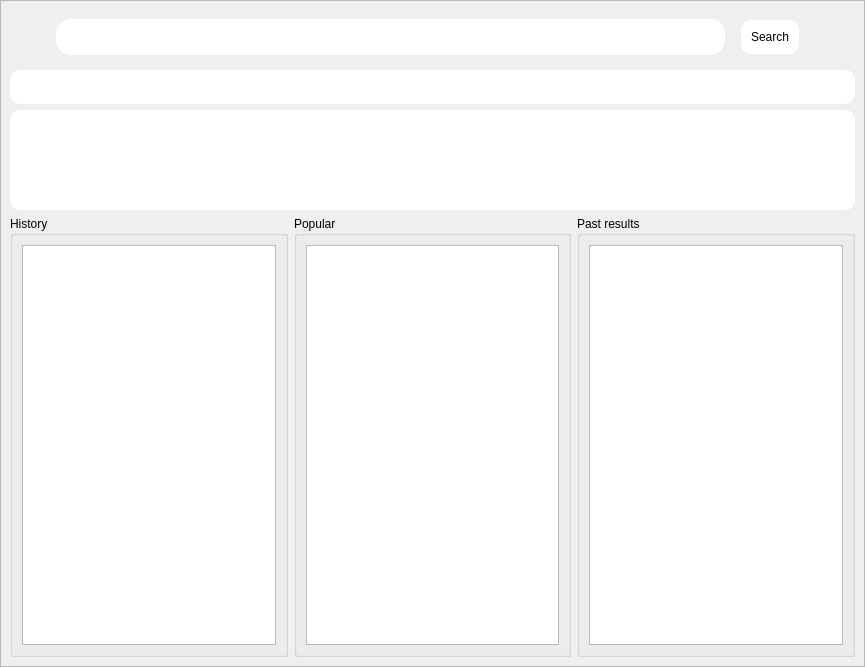
<?xml version="1.0" encoding="UTF-8"?>
<ui version="4.0">
 <class>Dialog</class>
 <widget class="QDialog" name="Dialog">
  <property name="geometry">
   <rect>
    <x>0</x>
    <y>0</y>
    <width>865</width>
    <height>667</height>
   </rect>
  </property>
  <property name="sizePolicy">
   <sizepolicy hsizetype="Maximum" vsizetype="Maximum">
    <horstretch>0</horstretch>
    <verstretch>0</verstretch>
   </sizepolicy>
  </property>
  <property name="windowTitle">
   <string>Dialog</string>
  </property>
  <layout class="QGridLayout" name="gridLayout_2">
   <property name="sizeConstraint">
    <enum>QLayout::SetMaximumSize</enum>
   </property>
   <property name="leftMargin">
    <number>0</number>
   </property>
   <property name="topMargin">
    <number>0</number>
   </property>
   <property name="rightMargin">
    <number>0</number>
   </property>
   <property name="bottomMargin">
    <number>0</number>
   </property>
   <item row="0" column="0">
    <widget class="QFrame" name="frame">
     <property name="frameShape">
      <enum>QFrame::StyledPanel</enum>
     </property>
     <property name="frameShadow">
      <enum>QFrame::Raised</enum>
     </property>
     <layout class="QGridLayout" name="gridLayout_3">
      <item row="0" column="1">
       <widget class="QLineEdit" name="searchBar">
        <property name="styleSheet">
         <string notr="true">background-color: rgb(255, 255, 255);
border-radius:15px;
padding:10px;
color:#000000;</string>
        </property>
       </widget>
      </item>
      <item row="0" column="0">
       <spacer name="horizontalSpacer">
        <property name="orientation">
         <enum>Qt::Horizontal</enum>
        </property>
        <property name="sizeType">
         <enum>QSizePolicy::Fixed</enum>
        </property>
        <property name="sizeHint" stdset="0">
         <size>
          <width>40</width>
          <height>20</height>
         </size>
        </property>
       </spacer>
      </item>
      <item row="0" column="2">
       <widget class="QPushButton" name="searchButton">
        <property name="styleSheet">
         <string notr="true">background-color: rgb(255, 255, 255);
border-radius:10px;
margin:10px;
padding:10px;
color:#000000;</string>
        </property>
        <property name="text">
         <string>Search</string>
        </property>
       </widget>
      </item>
      <item row="2" column="0" colspan="4">
       <layout class="QHBoxLayout" name="horizontalLayout">
        <item>
         <widget class="QGroupBox" name="groupBox_2">
          <property name="title">
           <string>History</string>
          </property>
          <layout class="QGridLayout" name="gridLayout">
           <item row="1" column="0">
            <widget class="QListWidget" name="history"/>
           </item>
          </layout>
         </widget>
        </item>
        <item>
         <widget class="QGroupBox" name="groupBox_3">
          <property name="title">
           <string>Popular</string>
          </property>
          <layout class="QGridLayout" name="gridLayout_4">
           <item row="0" column="1">
            <widget class="QListWidget" name="recommended"/>
           </item>
          </layout>
         </widget>
        </item>
        <item>
         <widget class="QGroupBox" name="groupBox">
          <property name="title">
           <string>Past results</string>
          </property>
          <layout class="QGridLayout" name="gridLayout_5">
           <item row="0" column="0">
            <widget class="QListWidget" name="past"/>
           </item>
          </layout>
         </widget>
        </item>
       </layout>
      </item>
      <item row="0" column="3">
       <spacer name="horizontalSpacer_2">
        <property name="orientation">
         <enum>Qt::Horizontal</enum>
        </property>
        <property name="sizeType">
         <enum>QSizePolicy::Minimum</enum>
        </property>
        <property name="sizeHint" stdset="0">
         <size>
          <width>40</width>
          <height>20</height>
         </size>
        </property>
       </spacer>
      </item>
      <item row="1" column="0" colspan="4">
       <layout class="QVBoxLayout" name="verticalLayout">
        <property name="sizeConstraint">
         <enum>QLayout::SetDefaultConstraint</enum>
        </property>
        <item>
         <widget class="QLabel" name="outputText">
          <property name="styleSheet">
           <string notr="true">background-color: rgb(255, 255, 255);
padding: 10px;
border-radius:10px;
color:#000;</string>
          </property>
          <property name="text">
           <string/>
          </property>
         </widget>
        </item>
        <item>
         <widget class="QLabel" name="outputImage">
          <property name="minimumSize">
           <size>
            <width>0</width>
            <height>100</height>
           </size>
          </property>
          <property name="styleSheet">
           <string notr="true">background-color: rgb(255, 255, 255);
padding: 10px;
border-radius:10px;
color:#000;</string>
          </property>
          <property name="text">
           <string/>
          </property>
         </widget>
        </item>
       </layout>
      </item>
     </layout>
    </widget>
   </item>
  </layout>
 </widget>
 <resources/>
 <connections/>
</ui>
